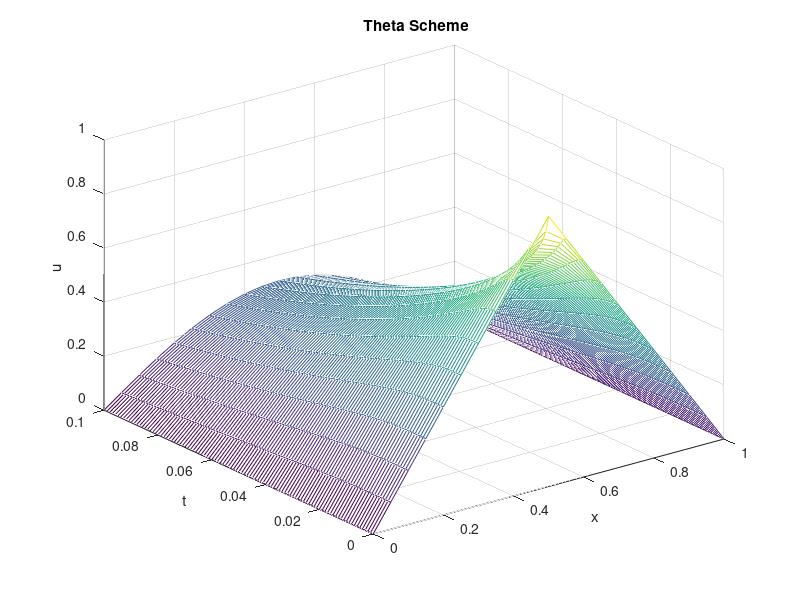
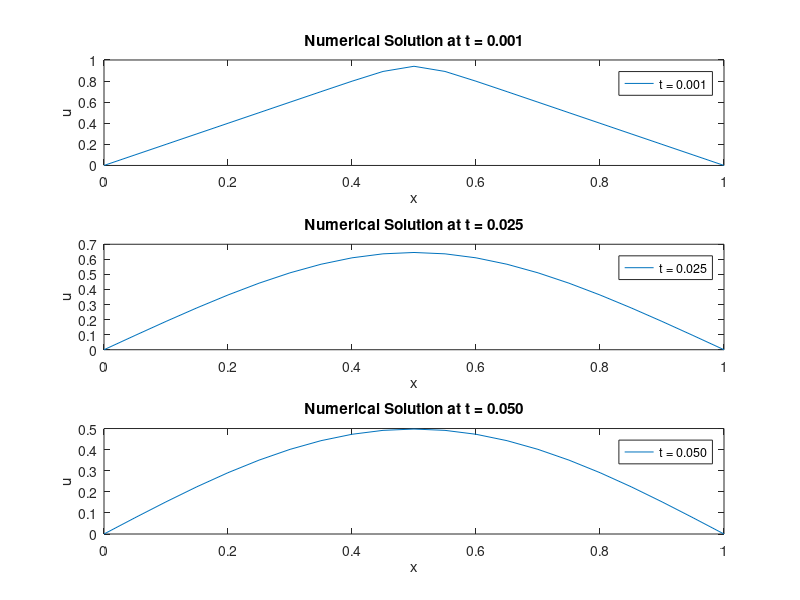

Write MATLAB code to recreate these figures, in order.
% θ-method 求解


X = 1; % x区间长度
T = 0.1; % t区间长度
Jx = 20; % x区间步数
Nt = 100; % t区间步数
theta = 0.5; % θ-method 参数

dx = X / Jx; %取值范围
dt = T / Nt;
x = (0 : Jx) * dx;
t = (0 : Nt) * dt;

% 初始条件（分段函数）
u = zeros(Jx+1, Nt+1);
for k = 1 : Jx+1
    if k <= (Jx+1)/2
        u(k,1) = 2 * x(k);
    else
        u(k,1) = 2 - 2 * x(k);
    end
end

% 边界条件
for p = 1 : Nt+1
    u(1, p) = 0;
    u(Jx+1, p) = 0;
end

% 构建 θ-method 的矩阵
A = sparse(Jx+1, Jx+1);
A(1, 1) = 1; % 边界条件
A(Jx+1, Jx+1) = 1; % 边界条件
for i = 2 : Jx
    A(i, i-1) = -theta * dt / (dx^2);
    A(i, i) = 1 + 2 * theta * dt / (dx^2);
    A(i, i+1) = -theta * dt / (dx^2);
end

for m = 1 : Nt % θ-method求解公式
    b = u(:, m);
    b(1) = 0; % 边界条件
    b(Jx+1) = 0; % 边界条件
    for i = 2 : Jx
        b(i) = u(i, m) + (1 - theta) * dt / (dx^2) * (u(i+1, m) - 2*u(i, m) + u(i-1, m));
    end
    u(:, m+1) = A \ b; % 求解线性方程组
end

t_values = [0.001, 0.025, 0.05]; %t值索引
t_indices = zeros(size(t_values));
for i = 1 : length(t_values)
    [~, t_indices(i)] = min(abs(t - t_values(i)));
end

figure(1); % 3D绘图
mesh(x, t, u');
xlabel('x');
ylabel('t');
zlabel('u');
title(' Theta Scheme');

figure(2); % 2D绘图
for i = 1 : length(t_values)
    subplot(length(t_values), 1, i);
    plot(x, u(:, t_indices(i)), 'DisplayName', sprintf('t = %.3f', t(t_indices(i))));
    xlabel('x');
    ylabel('u');
    title(sprintf('Numerical Solution at t = %.3f', t(t_indices(i))));
    legend show;
end